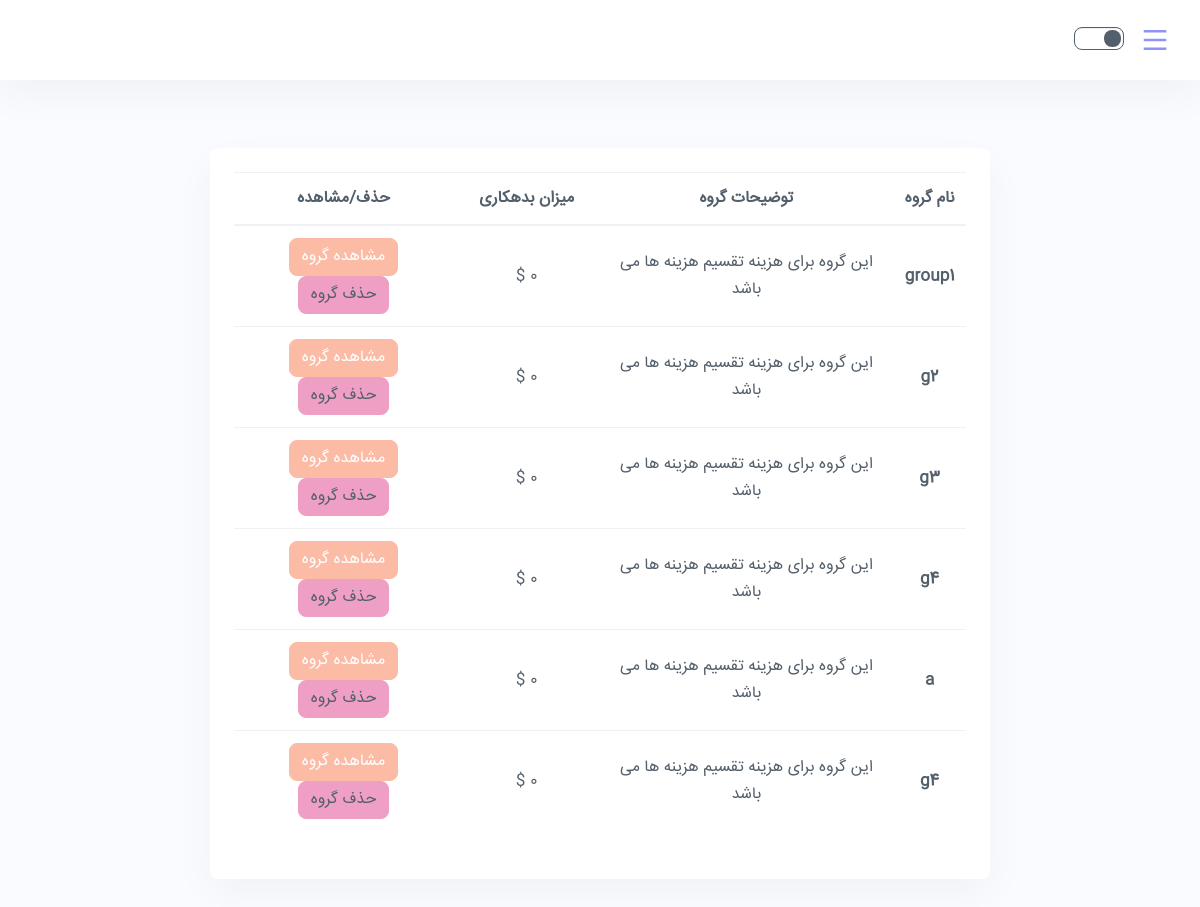
/groups-list/ (signed in), run on the app's committed database.
### DongLand/models.py (models this page shows)
class Bunch(models.Model):
    users = models.ManyToManyField(User, null=False, blank=False, related_name="%(class)s_members")
    name = models.CharField(max_length=150, unique=False, blank=False, null=False)
    creator = models.ForeignKey(User, on_delete=models.CASCADE, null=False, blank=False,
                                related_name='%(class)s_creator')
    token_str = models.CharField(max_length=10, default=''.join(random.choice(string.ascii_uppercase + string.digits) for _ in range(10)))
    def __str__(self):
        return self.name

### DongLand/views.py (the view)
# urls.py: path('groups-list/', views.groups_list, name="groups_list"),
def groups_list(request):
    current_user = request.user
    user_groups = Bunch.objects.filter(users=current_user)
    list_of_groups = list(user_groups)
    groups = []
    for group in list_of_groups:
        groups.append(group.name)
    print(list_of_groups)
    context = {"groups": list_of_groups}
    return render(request, "list_of_groups.html", context)

### templates/list_of_groups.html (shortened to what this page needs)
{% extends "user_base.html" %}
{% load static %}
{% block content %}
    {% if groups|length == 0 %}
        <p>در حال حاضر عضو هیچ گروهی نیستید.</p>
    {% else %}
        <div class="container py-5 h-100">
            <div class="row d-flex justify-content-center align-items-center h-100">
                <div class="card rounded-3">
                    <div class="card-body p-4">
                        <table class="table mb-4">
                            <thead>
                            <tr>
                                <th scope="col" class="text-center" style="width: 10%">نام گروه</th>
                                <th scope="col" class="text-center" style="width: 40%">توضیحات گروه</th>
                                <th scope="col" class="text-center" style="width: 20%">میزان بدهکاری</th>
                                <th scope="col" class="text-center" style="width: 30%">حذف/مشاهده</th>
                            </tr>
                            </thead>
                            <tbody>
                            {% for item in groups %}
                                <tr>
                                    <th scope="row" class="text-center">{{ item.name }}</th>
                                    <td class="text-center">این گروه برای هزینه تقسیم هزینه ها می باشد</td>
                                    <td class="text-center">0 $</td>
                                    <td class="text-center">
                                        <a class="btn btn-info ms-1 text-center" href="{% url 'group_details' item.token_str %}">مشاهده گروه</a>
                                        <a class="btn btn-danger text-center">حذف گروه</a>
                                    </td>
                                </tr>
                            {% endfor %}
                            </tbody>
                        </table>
                    </div>
                </div>
            </div>
        </div>
    {% endif %}
{% endblock %}

### data on the page
Bunch: name "group1"
Bunch: name "g2"
Bunch: name "g3"
Bunch: name "g4"
Bunch: name "a"
Bunch: name "g4"
